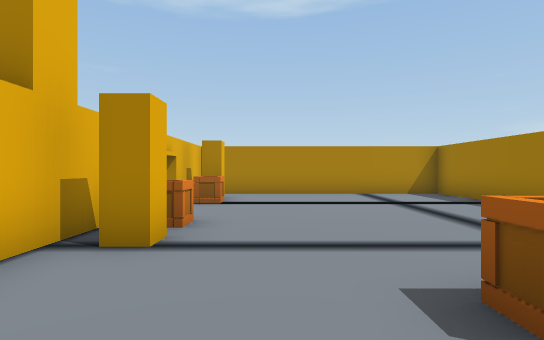
View 1 (above)

16 first-person views from a walk through a 3-D level made in the Unity game engine. The camera is 1.5 m above the floor, looks level and sees 80° across. The floor is counted in squares, 2 m on a side. Each view is taken from the middle of a square. On the plan, view 1 faces up. The plan holds only what a view shows up to about 11 squares ahead; the rest is blank. The place goes on beyond the plan. Some animated figures are left out. Door leaves are left out, so doorways stand open.

View 2
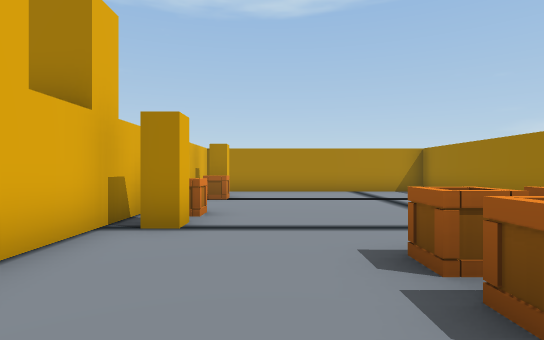

View 3
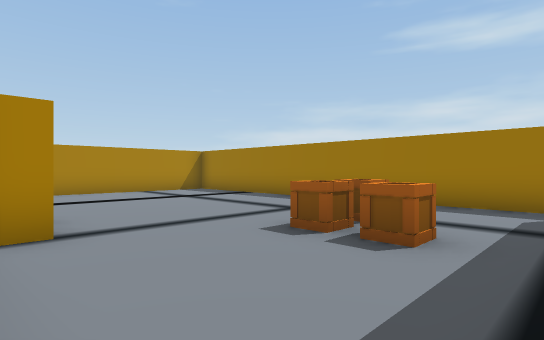

View 4
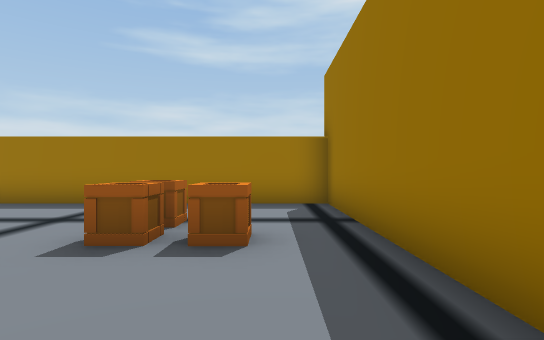

View 5
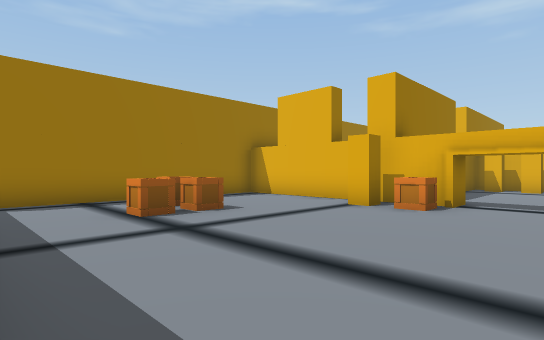

View 6
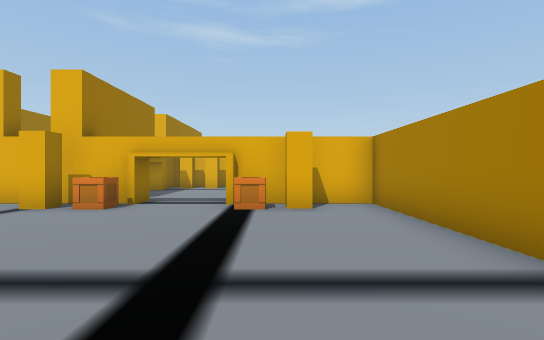

View 7
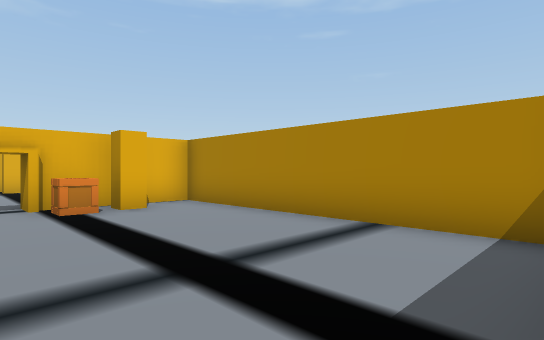

View 8
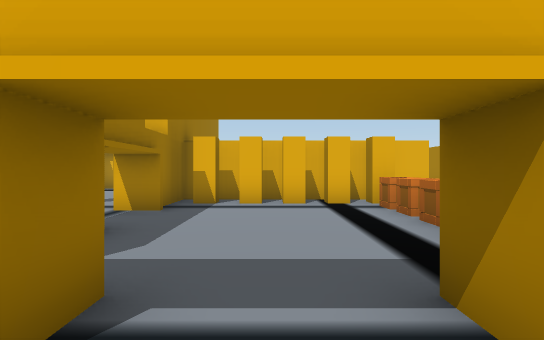

View 9
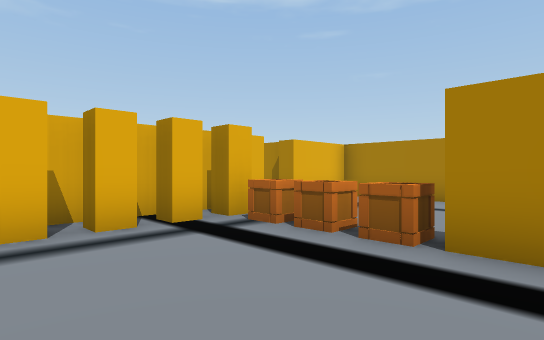

View 10
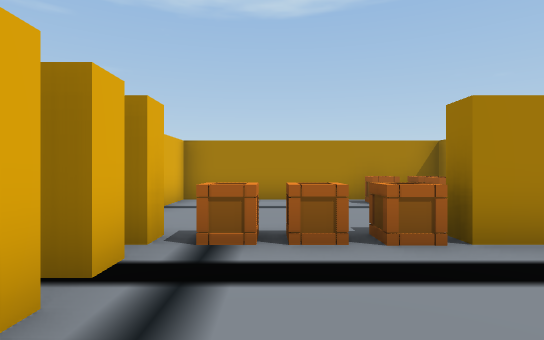

View 11
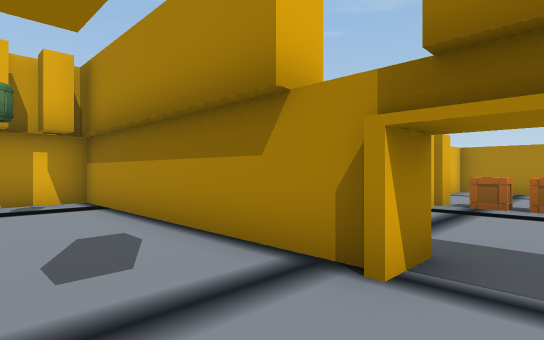

View 12
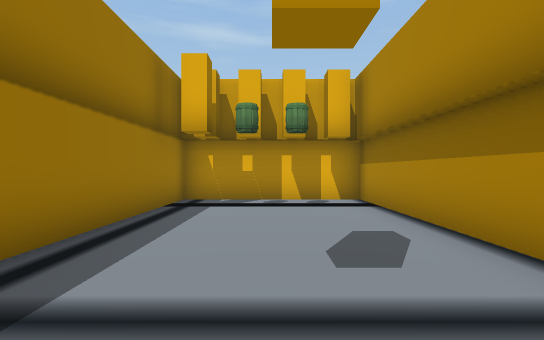

View 13
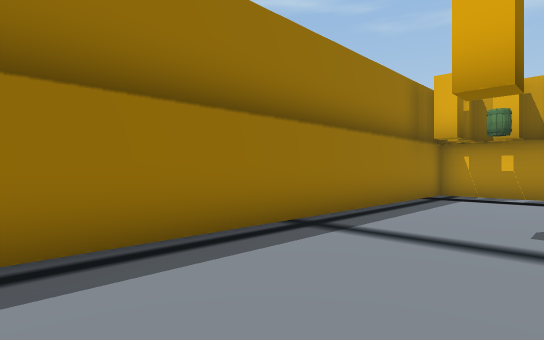

View 14
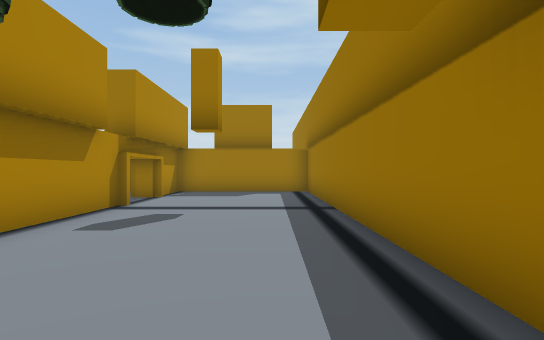

View 15
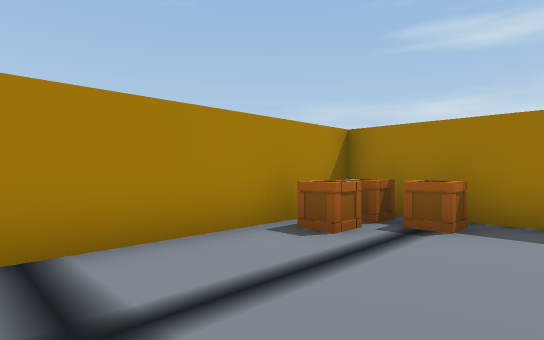

View 16
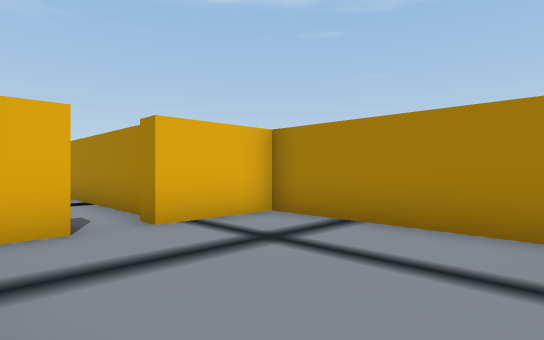

### Floor plan
Points are (right, up) in squares from view 1. A wall is a line through its corners. A room is listed if a view was taken in it or the views show most of it. See-through windows are left out.
Room 1 (views 1, 2, 3, 4, 5, 6, 7, 8)
walls: (-2.2, 5) (-2.2, -1.2) (5.3, -1.2) (5.3, 10.3) (-2.2, 10.3) (-2.2, 7)
ways out: opening at (-2.5, 6) to room 2
objects: other object (-2, 9); other object (-1, 3); crate (-1, 5); crate (-1, 8); crate (1, 1); crate (1, 2); crate (3, 2)
Room 2 (views 9, 10, 15, 16)
walls: (-4.2, 8.3) (-5, 8.3) (-5, 8.7); (-9.2, 10) (-9.2, 3.8) (-7.6, 3.8); (-2.7, 10.4) (-2.7, 13.3) (-9.2, 13.3) (-9.2, 11); (-2.2, 7) (-3, 7); (-3, 5) (-2.2, 5); (-5.2, 3.2) (-5.2, 3.8)
ways out: opening at (-2.5, 6) to room 1; opening at (-6, 3) to room 3; open door at (-9.5, 10.5)
objects: other object (-9, 4) to (-8, 4); other object (-9, 6) to (-8, 6); other object (-9, 7) to (-8, 7); other object (-9, 8) to (-8, 9); crate (-7, 9); crate (-6, 9); crate (-4, 12); crate (-3, 11); crate (-3, 12)
Room 3 (views 11, 12, 13, 14)
walls: (-7.1, 3.3) (-14.3, 3.3) (-14.3, -1.2) (-3, -1.2); (-7, 4) (-7, 3); (-3, 3.3) (-4.2, 3.3)
ways out: opening at (-6, 3) to room 2

Positions as (right, up) in squares from view 1, and headings:
1: (0, 0), facing up
2: (0, -1), facing up
3: (-2, -1), facing up-right
4: (-2, 0), facing right
5: (5, 7), facing down-left
6: (5, 8), facing left
7: (5, 6), facing up-left
8: (-1, 6), facing left
9: (-4, 5), facing up-left
10: (-7, 5), facing up
11: (-6, 1), facing up-left
12: (-6, 1), facing left
13: (-4, 2), facing down-left
14: (-14, 0), facing right
15: (-8, 10), facing up-right
16: (-5, 9), facing up-left
